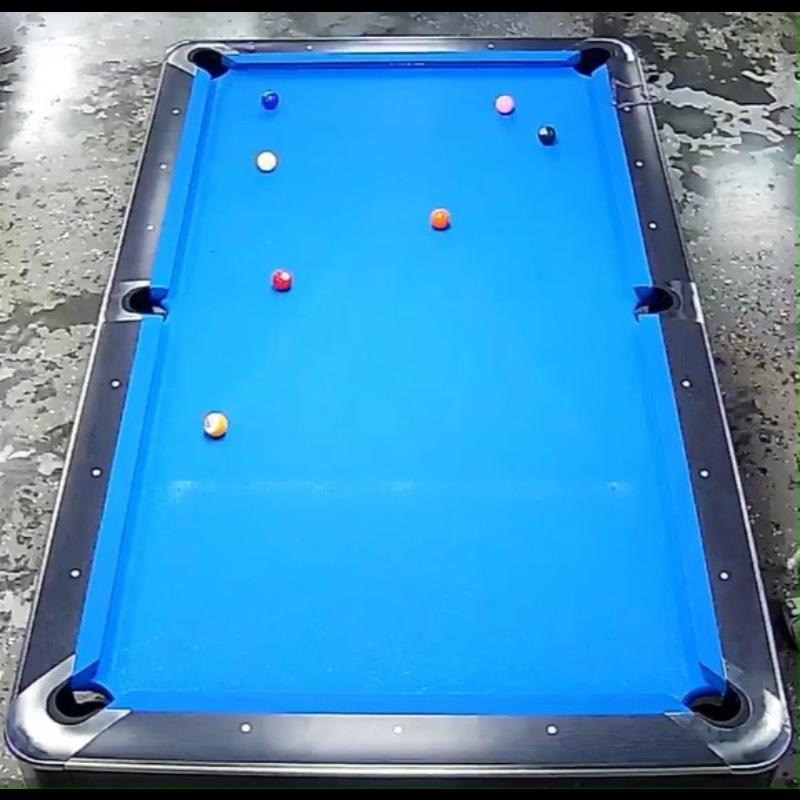
#> input picture data/Billiard Pool.v5i.coco/train/Recording-2025-02-08-020217_mp4-0003_jpg.rf.915b4422088664f83cd470ed6d801307.jpg, 800 x 800 px
$ python demo.py
#> lines starting #> are read from the running program, lines starting #| are printed output that depends on the picture; after the words box and inside, x2 and y2 are one past the last pixel; in counts of white or black regions, pixels touching at a corner belong together
#> in main, img is the input picture: shape (800, 800, 3); mean B, G, R 195.2, 145.8, 67
### src/table_detection.py
"""Stage 1: Table detection and homography.

Given a pool-table image (perspective view), this module:
  1. Segments the felt by HSV color thresholding. Blue felt (tournament
     footage) is the default; green felt is also supported.
  2. Finds the felt's outer quadrilateral via contour approximation, with a
     Hough-line corner-estimation fallback for noisy masks.
  3. Computes a homography that warps the perspective view into a rectified
     top-down (bird's-eye) image with a known pixels-per-cm scale.

A regulation 9-foot pool table has a 254 x 127 cm playing surface (2:1), which
sets the aspect ratio of the rectified output.

Example
-------
    import cv2
    from table_detection import detect_table

    img = cv2.imread("data/Billiard Pool.v5i.coco/train/<some>.jpg")
    result = detect_table(img)
    if result.found:
        cv2.imwrite("warped.png", result.warped)
"""

from __future__ import annotations

from dataclasses import dataclass

import cv2
import numpy as np

# Regulation 9-foot table playing surface, in centimeters (length x width).
TABLE_LENGTH_CM = 254.0
TABLE_WIDTH_CM = 127.0

# HSV ranges (OpenCV: H in [0,180], S/V in [0,255]).
# Tournament felt is a bright, saturated cyan-blue; the lower S/V bounds keep
# out dim background lighting and the dark crowd.
FELT_HSV_RANGES = {
    "blue": ((88, 110, 90), (115, 255, 255)),
    "green": ((35, 60, 60), (85, 255, 255)),
}


@dataclass
class TableResult:
    """Output of :func:`detect_table`."""

    found: bool
    corners: np.ndarray | None        # (4, 2) float32, ordered TL, TR, BR, BL
    homography: np.ndarray | None     # (3, 3) maps source px -> rectified px
    warped: np.ndarray | None         # rectified bird's-eye image
    mask: np.ndarray | None           # felt segmentation mask (uint8 0/255)
    px_per_cm: float                  # rectified-image scale
    felt_color: str | None            # which felt range matched


def _order_corners(pts: np.ndarray) -> np.ndarray:
    """Order 4 points as top-left, top-right, bottom-right, bottom-left."""
    pts = pts.astype(np.float32)
    s = pts.sum(axis=1)
    diff = np.diff(pts, axis=1).ravel()
    return np.array(
        [
            pts[np.argmin(s)],      # TL: smallest x+y
            pts[np.argmin(diff)],   # TR: smallest y-x
            pts[np.argmax(s)],      # BR: largest x+y
            pts[np.argmax(diff)],   # BL: largest y-x
        ],
        dtype=np.float32,
    )


def segment_felt(img: np.ndarray, felt_color: str | None = None):
    """Return (mask, color_name) for the felt region.

    If ``felt_color`` is None, both blue and green are tried and the one with
    the larger response is kept.
    """
    hsv = cv2.cvtColor(img, cv2.COLOR_BGR2HSV)
#> hsv: shape (800, 800, 3); mean H, S, V 94.8, 147.7, 196.1
    candidates = [felt_color] if felt_color else list(FELT_HSV_RANGES)

    best_mask, best_color, best_score = None, None, -1
    for color in candidates:
        lo, hi = FELT_HSV_RANGES[color]
        mask = cv2.inRange(hsv, np.array(lo), np.array(hi))
        score = int(mask.sum())
        if score > best_score:
            best_mask, best_color, best_score = mask, color, score
#> this loop made 2 passes
#> (score, best_color, best_score) on pass 1: (92509920, 'blue', 92509920)
#> pass 1, in segment_felt, `mask = cv2.inRange(hsv, np.array(lo), np.array(hi))`:
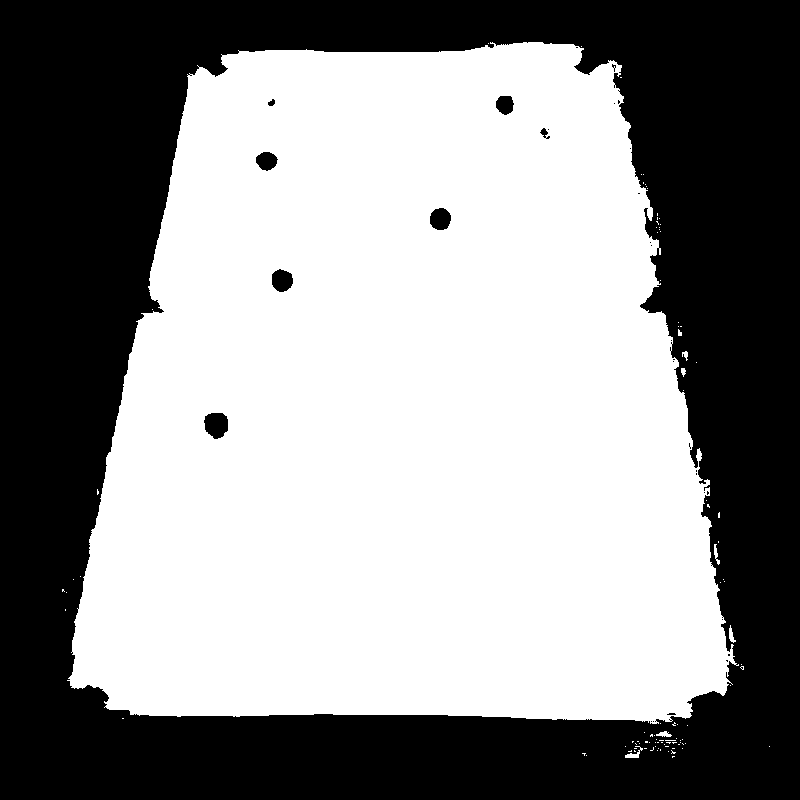
#> mask: shape (800, 800); 56.7% white; 31 black regions (23 under 20 px), largest, box (x1, y1, x2, y2) and area: (0, 0, 800, 800) 275250, (204, 413, 228, 439) 493, (272, 269, 293, 292) 375
#> pass 2, in segment_felt, `mask = cv2.inRange(hsv, np.array(lo), np.array(hi))`:
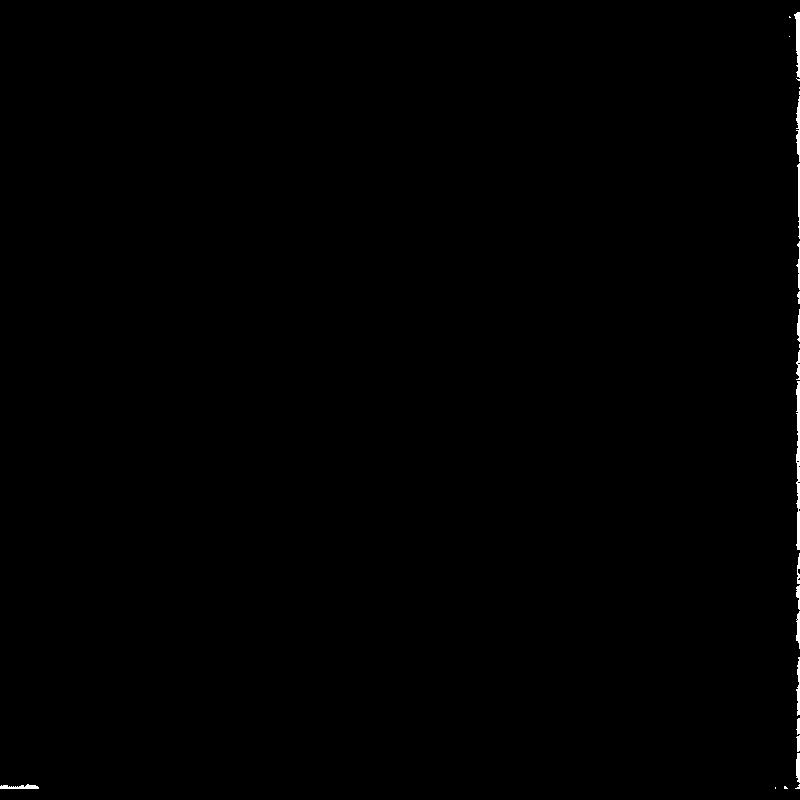
#> mask: shape (800, 800); 0.32% white; 25 white regions (9 under 20 px), largest, box (x1, y1, x2, y2) and area: (796, 381, 800, 550) 498, (794, 12, 800, 78) 237, (796, 96, 800, 162) 170
#> after the loop, best_score = 92509920

    # Clean the mask: drop speckle, then close small gaps within the felt.
    kernel = cv2.getStructuringElement(cv2.MORPH_ELLIPSE, (9, 9))
    best_mask = cv2.morphologyEx(best_mask, cv2.MORPH_OPEN, kernel, iterations=1)
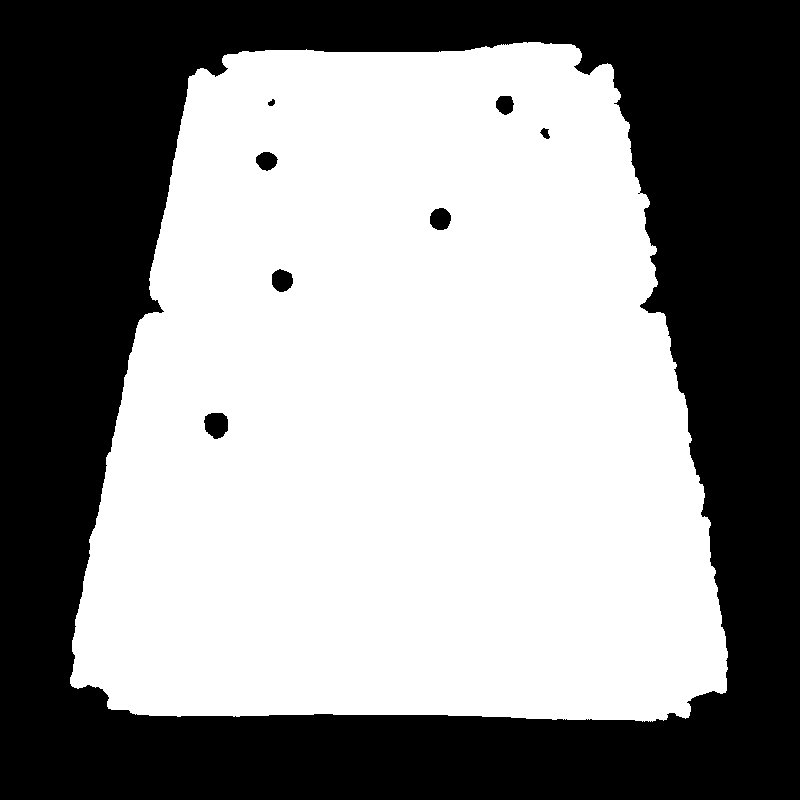
#> best_mask: shape (800, 800); 56.4% white; 8 black regions, largest, box (x1, y1, x2, y2) and area: (0, 0, 800, 800) 276901, (204, 413, 228, 439) 494, (272, 269, 293, 292) 375
    best_mask = cv2.morphologyEx(best_mask, cv2.MORPH_CLOSE, kernel, iterations=2)
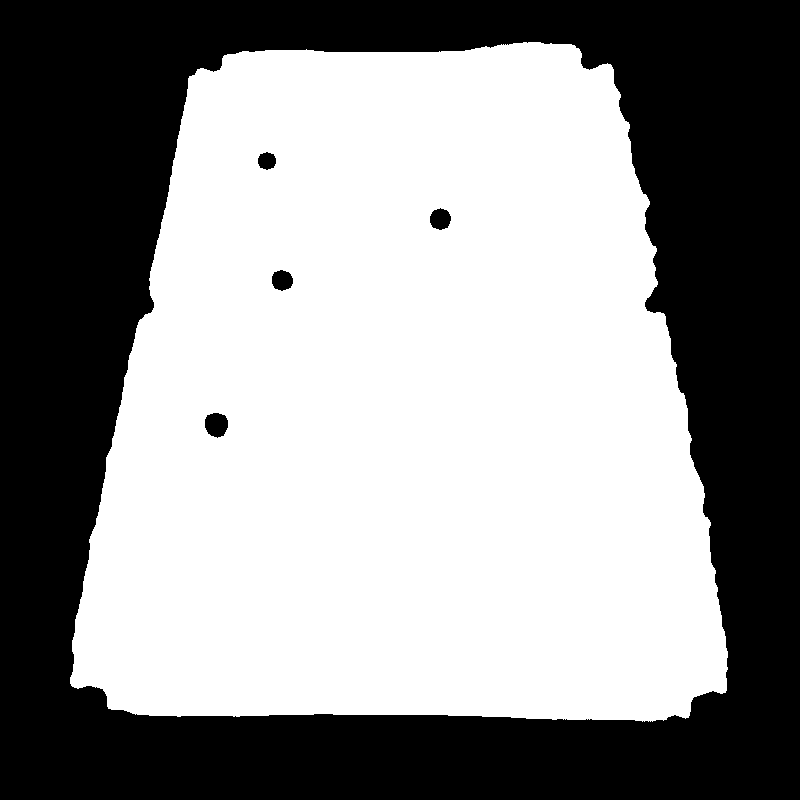
#> best_mask: shape (800, 800); 56.6% white; 5 black regions, box (x1, y1, x2, y2) and area: (0, 0, 800, 800) 276358, (205, 413, 228, 438) 451, (430, 208, 451, 230) 350, (272, 270, 293, 291) 341, (258, 152, 276, 170) 248

    # A strong opening severs thin "necks" that connect the felt to background
    # blue (stage lights, doorways, other tables) before component selection.
    big = cv2.getStructuringElement(cv2.MORPH_ELLIPSE, (31, 31))
    best_mask = cv2.morphologyEx(best_mask, cv2.MORPH_OPEN, big, iterations=1)
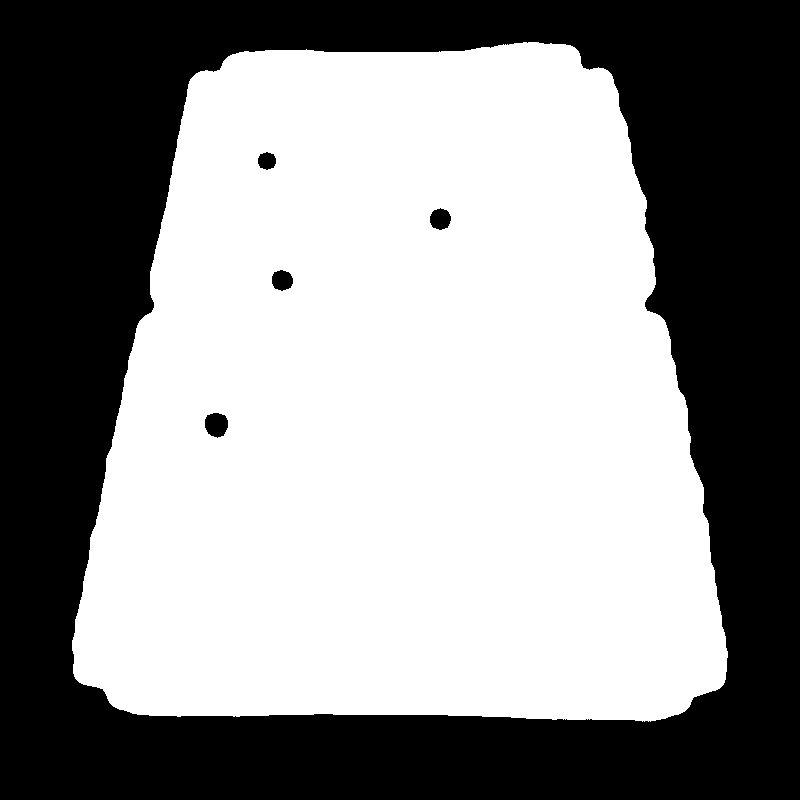
#> best_mask: shape (800, 800); 56.5% white; 5 black regions, box (x1, y1, x2, y2) and area: (0, 0, 800, 800) 277166, (205, 413, 228, 438) 451, (430, 208, 451, 230) 350, (272, 270, 293, 291) 341, (258, 152, 276, 170) 248

    # Keep only the largest connected component — the felt is one big blob.
    best_mask = _largest_component(best_mask)
    return best_mask, best_color


def _largest_component(mask: np.ndarray) -> np.ndarray:
    """Zero out everything except the largest connected white region."""
    num, labels, stats, _ = cv2.connectedComponentsWithStats(mask, connectivity=8)
#> num = 2; stats = [[0, 0, 800, 800, 278556], [72, 42, 656, 680, 361444]]
#> (the rest of the program and of its run is left out)
